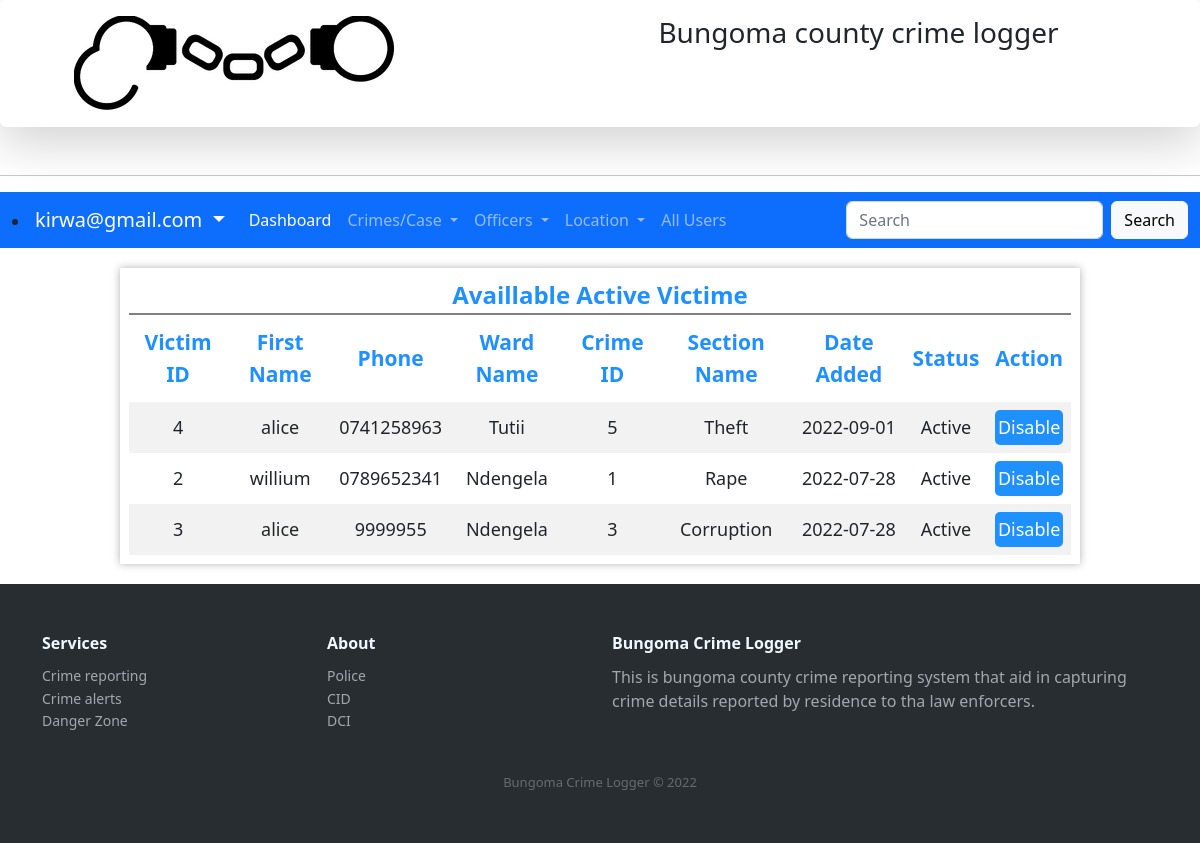
Screenshot of /victims.php (signed in) with the database file from the repository.
### tables this page shows
CREATE TABLE IF NOT EXISTS `tblvictim` (
  `crimeID` int(12) NOT NULL,
  `victimID` int(12) NOT NULL AUTO_INCREMENT,
  `firstname` varchar(255) NOT NULL,
  `othername` varchar(255) NOT NULL,
  `gender` varchar(6) NOT NULL,
  `idnumber` int(12) NOT NULL,
  `phone` varchar(255) NOT NULL,
  `description` varchar(255) NOT NULL,
  `countyid` int(12) NOT NULL,
  `constituencyid` int(12) NOT NULL,
  `wardid` int(12) NOT NULL,
  `dateadded` date NOT NULL,
  `status` int(1) NOT NULL,
  PRIMARY KEY (`victimID`),
  KEY `viward` (`wardid`),
  KEY `viccounrt` (`countyid`),
  KEY `viconst` (`constituencyid`),
  KEY `crimvictime` (`crimeID`)
);

CREATE TABLE IF NOT EXISTS `tblward` (
  `wardID` int(12) NOT NULL AUTO_INCREMENT,
  `wardname` varchar(255) NOT NULL,
  `description` varchar(255) NOT NULL,
  `dateadded` date NOT NULL,
  `dateupdated` date NOT NULL,
  `status` int(1) NOT NULL,
  `constituemcyID` int(12) NOT NULL,
  PRIMARY KEY (`wardID`),
  KEY `constit` (`constituemcyID`)
);

CREATE TABLE IF NOT EXISTS `tblsection` (
  `sectionID` int(12) NOT NULL AUTO_INCREMENT,
  `sectionnmae` varchar(255) NOT NULL,
  `description` varchar(255) NOT NULL,
  `dateadded` date NOT NULL,
  `dateupdated` date NOT NULL,
  `status` int(1) NOT NULL,
  PRIMARY KEY (`sectionID`)
);

### victims.php (the view, shortened to what this page needs)
<?php require_once('Connections/crimecon.php'); ?>
<?php
$maxRows_AllVictims = 10;
$pageNum_AllVictims = 0;
$startRow_AllVictims = $pageNum_AllVictims * $maxRows_AllVictims;
$query_AllVictims = "SELECT tblvictim.victimID,  tblvictim.firstname, tblvictim.phone, tblward.wardname,tblvictim.crimeID, tblsection.sectionnmae,tblvictim.status, tblvictim.dateadded FROM tblvictim, tblward, tblcrime, tblsection WHERE tblward.wardID = tblvictim.wardid  AND tblcrime.crimeID = tblvictim.crimeID   AND tblsection.sectionID= tblcrime.sectionID  AND tblvictim.status = 1 ORDER BY tblvictim.dateadded DESC";
$query_limit_AllVictims = sprintf("%s LIMIT %d, %d", $query_AllVictims, $startRow_AllVictims, $maxRows_AllVictims);
$AllVictims = mysql_query($query_limit_AllVictims, $crimecon) or die(mysql_error());
$row_AllVictims = mysql_fetch_assoc($AllVictims);
?>
<!DOCTYPE html PUBLIC "-//W3C//DTD XHTML 1.0 Transitional//EN" "http://www.w3.org/TR/xhtml1/DTD/xhtml1-transitional.dtd">
<html xmlns="http://www.w3.org/1999/xhtml">
<head>
<link rel="stylesheet" type="text/css" href="customcss/myelements.css">
<link rel="stylesheet" type="text/css" href="customcss/navigation.css">
<link rel="stylesheet" type="text/css" href="css/bootstrap.min.css">
<link rel="stylesheet" href="https://cdnjs.cloudflare.com/ajax/libs/ionicons/2.0.1/css/ionicons.min.css">
</head>
<body>
   <nav class="shadow-lg p-3 mb-5 bg-body rounded">
   <div class="logoholder">
    <div class="logo-holder">
      <img src="assets/logo/logo.png">
    </div>
    <div class="name-holder">
      <h3>Bungoma county crime logger</h3>
    </div>
   </div>
   </nav>
   <hr>
      <nav class="navbar navbar-expand-lg navbar-dark bg-primary">
  <div class="container-fluid">
      <li class="nav-item dropdown">
          <a class="navbar-brand dropdown-toggle" href="#" id="navbarDropdown" role="button" data-bs-toggle="dropdown" aria-expanded="false">
            <?php echo $_SESSION['username'] ?> </a>
        </li>
    <div class="collapse navbar-collapse" id="navbarSupportedContent">
      <ul class="navbar-nav me-auto mb-2 mb-lg-0">
        <li class="nav-item">
          <a class="nav-link active" href="dashboardadmin.php">Dashboard</a>
        </li>
        <li class="nav-item dropdown">
          <a class="nav-link dropdown-toggle" href="#" id="navbarDropdown" role="button" data-bs-toggle="dropdown" aria-expanded="false">
            Crimes/Case
          </a>
        </li>
        <li class="nav-item dropdown">
          <a class="nav-link dropdown-toggle" href="#" id="navbarDropdown" role="button" data-bs-toggle="dropdown" aria-expanded="false">
            Officers
          </a>
        </li>
        <li class="nav-item dropdown">
          <a class="nav-link dropdown-toggle" href="#" id="navbarDropdown" role="button" data-bs-toggle="dropdown" aria-expanded="false">
            Location
          </a>
        </li>
        <li class="nav-item">
          <a class="nav-link" href="systemusers.php">All Users</a>
        </li>
      </ul>
      <form class="d-flex">
        <input class="form-control me-2" type="search" placeholder="Search" aria-label="Search">
        <button class="btn btn-light" type="submit">Search</button>
      </form>
    </div>
  </div>
</nav>
<div class="scroll-table">
  <div class="table-holder">
    <div class="table-caption">
      <label class="largeText dodgerblueText">Availlable Active Victime <span></span></label>
    </div>
<table>
  <thead>
  <tr>
    <th>Victim ID</th>
    <th>First Name</th>
    <th>Phone</th>
    <th>Ward Name</th>
    <th>Crime ID</th>
    <th>Section Name</th>
    <th>Date Added</th>
    <th>Status</th>
    <th>Action</th>
  </tr>
  </thead>
  <tbody>
    <?php do { ?>
    <tr>
      <td><?php echo $row_AllVictims['victimID']; ?></td>
      <td><?php echo $row_AllVictims['firstname']; ?></td>
      <td><?php echo $row_AllVictims['phone']; ?></td>
      <td><?php echo $row_AllVictims['wardname']; ?></td>
      <td><?php echo $row_AllVictims['crimeID']; ?></td>
      <td><?php echo $row_AllVictims['sectionnmae']; ?></td>
      <td><?php echo $row_AllVictims['dateadded']; ?></td>
      <td><?php  if ($row_AllVictims['status'] == 1) {
        echo "Active";
      }else{
        echo "Not Active";
      } ?></td>
      <td>
        <form action="victims.php" method="POST" name="formdiasblevictime" id="disablevictim1"> <button class="myActionbutton" value="<?php echo $row_AllVictims['victimID']; ?>" name="btndisablevictims">Disable</button>
      </form>
      </td>
    </tr>
    <?php } while ($row_AllVictims = mysql_fetch_assoc($AllVictims)); ?>
    </tbody>
</table>
</div>
</div>
<div class="footer-dark">
        <footer>
            <div class="container">
                <div class="row">
                    <div class="col-sm-6 col-md-3 item">
                        <h3>Services</h3>
                        <ul>
                            <li><a href="#">Crime reporting</a></li>
                            <li><a href="#">Crime alerts</a></li>
                            <li><a href="#">Danger Zone </a></li>
                        </ul>
                    </div>
                    <div class="col-sm-6 col-md-3 item">
                        <h3>About</h3>
                        <ul>
                            <li><a href="#">Police</a></li>
                            <li><a href="#">CID</a></li>
                            <li><a href="#">DCI</a></li>
                        </ul>
                    </div>
                    <div class="col-md-6 item text">
                        <h3>Bungoma  Crime Logger</h3>
                        <p>This is bungoma county crime reporting system that aid in capturing crime details reported by residence to tha law enforcers.</p>
                    </div>
                </div>
                <p class="copyright">Bungoma  Crime Logger &copy; 2022</p>
            </div>
        </footer>
    </div>
</body>
</html>

### customcss/myelements.css (style rules this page uses)
.myActionbutton { padding: 4px 3px; background: dodgerblue; color: white; font-size: 18px; border-radius: 5px; outline: none; border: none; }
.largeText { font-size: 24px; font-weight: bold; }
.dodgerblueText { color: dodgerblue; }
.scroll-table { overflow: hidden; overflow-x: scroll; }
.table-holder { background: #fff; width: 80%; min-width: 750px; margin-left: 10%; border: 1px solid #fff; box-shadow: 0 0 0.5rem 0 rgba(0 ,0,0,0.3); padding: 8px; margin-top: 20px; margin-bottom: 20px; }
.table-caption { display: flex; justify-content: center; width: 100%; border-bottom: 2px solid grey; }
.table-holder table { width: 100%; }
.table-holder thead { color: dodgerblue; font-size: 21px; text-align: center; background-color: #fff; }
.table-holder th { padding: 12px 8px; }
.table-holder td { text-align: center; font-size: 18px; padding: 8px 6px; }
.table-holder tbody tr:nth-child(odd) { background-color: #f2f2f2; }

### customcss/navigation.css (style rules this page uses)
.logoholder { display: flex; }
.logo-holder { width: 50%; padding-left: 5%; }
.name-holder { width: 50%; padding-left: 5%; }
.footer-dark { padding:50px 0; color:#f0f9ff; background-color:#282d32; }
.footer-dark h3 { margin-top:0; margin-bottom:12px; font-weight:bold; font-size:16px; }
.footer-dark ul { padding:0; list-style:none; line-height:1.6; font-size:14px; margin-bottom:0; }
.footer-dark ul a { color:inherit; text-decoration:none; opacity:0.6; }
.footer-dark .item.text { margin-bottom:36px; }
.footer-dark .item.text p { opacity:0.6; margin-bottom:0; }
.footer-dark .copyright { text-align:center; padding-top:24px; opacity:0.3; font-size:13px; margin-bottom:0; }

### victims.php (style rules this page uses)
.myActionbutton { background: dodgerblue; color: white; font-size: 18px; border-radius: 5px; outline: none; border: none; }

### rows the page displays
tblvictim: victimID "4", firstname "alice", phone "0741258963", wardid.wardname "Tutii", crimeID "5", tblsection.sectionnmae "Theft", dateadded "2022-09-01", status "Active"
tblvictim: victimID "2", firstname "willium", phone "0789652341", wardid.wardname "Ndengela", crimeID "1", tblsection.sectionnmae "Rape", dateadded "2022-07-28", status "Active"
tblvictim: victimID "3", firstname "alice", phone "9999955", wardid.wardname "Ndengela", crimeID "3", tblsection.sectionnmae "Corruption", dateadded "2022-07-28", status "Active"

### other values shown
$_SESSION['username'] "kirwa@gmail.com"
